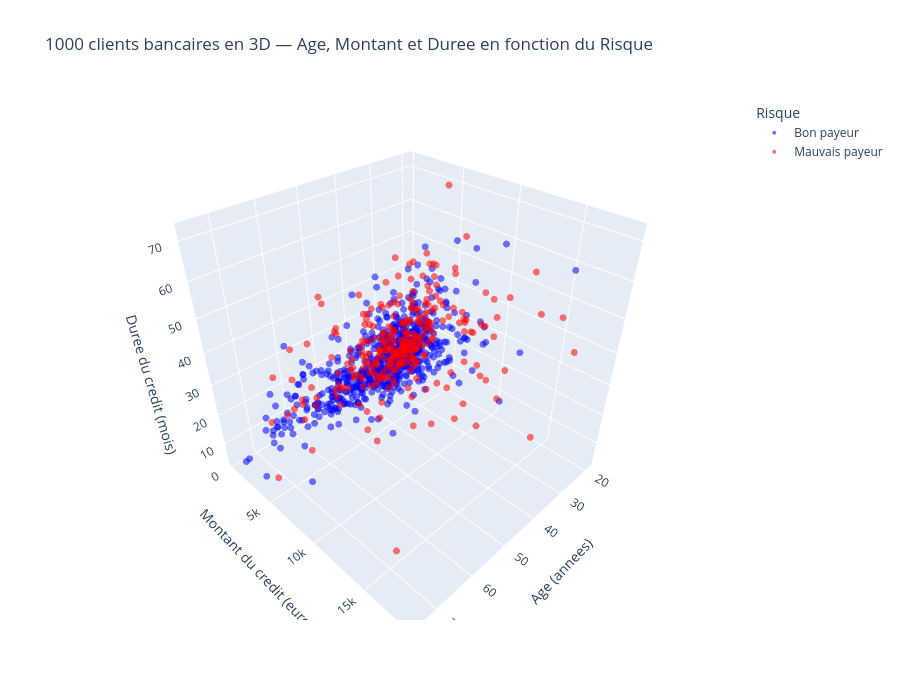

Write notebook code for a chart like this one.
### Markdown cell above
## Visualisation 3D — Age, Montant, Durée par Risque

On place chaque client dans un espace 3D :
- **Axe X** = Age
- **Axe Y** = Montant du crédit
- **Axe Z** = Durée du crédit
- **Couleur** = Risque (bleu = bon payeur, rouge = mauvais payeur)

### Code cell
import plotly.express as px

df_plot = df.copy()
df_plot['Risque'] = df_plot['Risk'].map({'good': 'Bon payeur', 'bad': 'Mauvais payeur'})

fig = px.scatter_3d(
    df_plot,
    x='Age',
    y='Credit amount',
    z='Duration',
    color='Risque',
    color_discrete_map={'Bon payeur': 'blue', 'Mauvais payeur': 'red'},
    labels={
        'Age': 'Age (annees)',
        'Credit amount': 'Montant du credit (euros)',
        'Duration': 'Duree du credit (mois)'
    },
    title='1000 clients bancaires en 3D — Age, Montant et Duree en fonction du Risque',
    opacity=0.55,
    width=900,
    height=700
)

fig.update_traces(marker=dict(size=4))
fig.update_layout(legend_title_text='Risque')
fig.show()

### Figure 1 — Plotly figure (JSON) as saved in the notebook; plotly's stock layout.template omitted (floating-point values rounded to 4 significant figures; data arrays with more than 128 entries replaced by an {"elided": "..."} marker saying what was removed)
{"data": [{"hovertemplate": "Risque=Bon payeur<br>Age (annees)=%{x}<br>Montant du credit (euros)=%{y}<br>Duree du credit (mois)=%{z}<extra></extra>", "legendgroup": "Bon payeur", "marker": {"color": "blue", "opacity": 0.55, "size": 4, "symbol": "circle"}, "mode": "markers", "name": "Bon payeur", "scene": "scene", "showlegend": true, "type": "scatter3d", "x": {"elided": "700 int values"}, "y": {"elided": "700 int values"}, "z": {"elided": "700 int values"}}, {"hovertemplate": "Risque=Mauvais payeur<br>Age (annees)=%{x}<br>Montant du credit (euros)=%{y}<br>Duree du credit (mois)=%{z}<extra></extra>", "legendgroup": "Mauvais payeur", "marker": {"color": "red", "opacity": 0.55, "size": 4, "symbol": "circle"}, "mode": "markers", "name": "Mauvais payeur", "scene": "scene", "showlegend": true, "type": "scatter3d", "x": {"elided": "300 int values"}, "y": {"elided": "300 int values"}, "z": {"elided": "300 int values"}}], "layout": {"height": 700, "legend": {"title": {"text": "Risque"}, "tracegroupgap": 0}, "scene": {"domain": {"x": [0.0, 1.0], "y": [0.0, 1.0]}, "xaxis": {"title": {"text": "Age (annees)"}}, "yaxis": {"title": {"text": "Montant du credit (euros)"}}, "zaxis": {"title": {"text": "Duree du credit (mois)"}}}, "title": {"text": "1000 clients bancaires en 3D — Age, Montant et Duree en fonction du Risque"}, "width": 900}}
